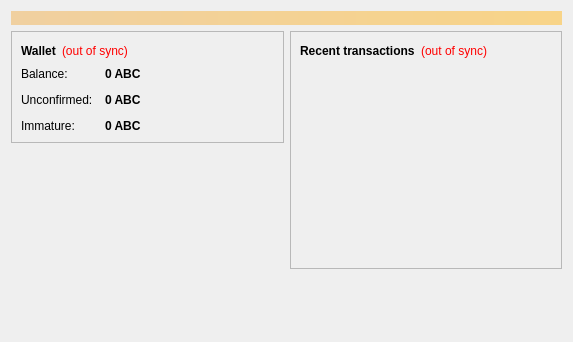
<?xml version="1.0" encoding="UTF-8"?>
<ui version="4.0">
 <class>OverviewPage</class>
 <widget class="QWidget" name="OverviewPage">
  <property name="geometry">
   <rect>
    <x>0</x>
    <y>0</y>
    <width>573</width>
    <height>342</height>
   </rect>
  </property>
  <property name="windowTitle">
   <string>Form</string>
  </property>
  <layout class="QVBoxLayout" name="topLayout">
   <item>
    <widget class="QLabel" name="labelAlerts">
     <property name="visible">
      <bool>false</bool>
     </property>
     <property name="styleSheet">
      <string notr="true">background-color: qlineargradient(x1: 0, y1: 0, x2: 1, y2: 0, stop:0 #F0D0A0, stop:1 #F8D488); color:#000000;</string>
     </property>
     <property name="wordWrap">
      <bool>true</bool>
     </property>
     <property name="margin">
      <number>3</number>
     </property>
    </widget>
   </item>
   <item>
    <layout class="QHBoxLayout" name="horizontalLayout" stretch="1,1">
     <item>
      <layout class="QVBoxLayout" name="verticalLayout_2">
       <item>
        <widget class="QFrame" name="frame">
         <property name="frameShape">
          <enum>QFrame::StyledPanel</enum>
         </property>
         <property name="frameShadow">
          <enum>QFrame::Raised</enum>
         </property>
         <layout class="QVBoxLayout" name="verticalLayout_4">
          <item>
           <layout class="QHBoxLayout" name="horizontalLayout_4">
            <item>
             <widget class="QLabel" name="label_5">
              <property name="font">
               <font>
                <weight>75</weight>
                <bold>true</bold>
               </font>
              </property>
              <property name="text">
               <string>Wallet</string>
              </property>
             </widget>
            </item>
            <item>
             <widget class="QLabel" name="labelWalletStatus">
              <property name="toolTip">
               <string>The displayed information may be out of date. Your wallet automatically synchronizes with the Abccoin network after a connection is established, but this process has not completed yet.</string>
              </property>
              <property name="styleSheet">
               <string notr="true">QLabel { color: red; }</string>
              </property>
              <property name="text">
               <string notr="true">(out of sync)</string>
              </property>
              <property name="alignment">
               <set>Qt::AlignLeading|Qt::AlignLeft|Qt::AlignVCenter</set>
              </property>
             </widget>
            </item>
            <item>
             <spacer name="horizontalSpacer_2">
              <property name="orientation">
               <enum>Qt::Horizontal</enum>
              </property>
              <property name="sizeHint" stdset="0">
               <size>
                <width>40</width>
                <height>20</height>
               </size>
              </property>
             </spacer>
            </item>
           </layout>
          </item>
          <item>
           <layout class="QFormLayout" name="formLayout_2">
            <property name="fieldGrowthPolicy">
             <enum>QFormLayout::AllNonFixedFieldsGrow</enum>
            </property>
            <property name="horizontalSpacing">
             <number>12</number>
            </property>
            <property name="verticalSpacing">
             <number>12</number>
            </property>
            <item row="0" column="0">
             <widget class="QLabel" name="label">
              <property name="text">
               <string>Balance:</string>
              </property>
             </widget>
            </item>
            <item row="0" column="1">
             <widget class="QLabel" name="labelBalance">
              <property name="font">
               <font>
                <weight>75</weight>
                <bold>true</bold>
               </font>
              </property>
              <property name="cursor">
               <cursorShape>IBeamCursor</cursorShape>
              </property>
              <property name="toolTip">
               <string>Your current balance</string>
              </property>
              <property name="text">
               <string notr="true">0 ABC</string>
              </property>
              <property name="textInteractionFlags">
               <set>Qt::LinksAccessibleByMouse|Qt::TextSelectableByKeyboard|Qt::TextSelectableByMouse</set>
              </property>
             </widget>
            </item>
            <item row="1" column="0">
             <widget class="QLabel" name="label_3">
              <property name="text">
               <string>Unconfirmed:</string>
              </property>
             </widget>
            </item>
            <item row="1" column="1">
             <widget class="QLabel" name="labelUnconfirmed">
              <property name="font">
               <font>
                <weight>75</weight>
                <bold>true</bold>
               </font>
              </property>
              <property name="cursor">
               <cursorShape>IBeamCursor</cursorShape>
              </property>
              <property name="toolTip">
               <string>Total of transactions that have yet to be confirmed, and do not yet count toward the current balance</string>
              </property>
              <property name="text">
               <string notr="true">0 ABC</string>
              </property>
              <property name="textInteractionFlags">
               <set>Qt::LinksAccessibleByMouse|Qt::TextSelectableByKeyboard|Qt::TextSelectableByMouse</set>
              </property>
             </widget>
            </item>
            <item row="2" column="0">
             <widget class="QLabel" name="labelImmatureText">
              <property name="text">
               <string>Immature:</string>
              </property>
             </widget>
            </item>
            <item row="2" column="1">
             <widget class="QLabel" name="labelImmature">
              <property name="font">
               <font>
                <weight>75</weight>
                <bold>true</bold>
               </font>
              </property>
              <property name="toolTip">
               <string>Mined balance that has not yet matured</string>
              </property>
              <property name="text">
               <string notr="true">0 ABC</string>
              </property>
              <property name="textInteractionFlags">
               <set>Qt::LinksAccessibleByMouse|Qt::TextSelectableByKeyboard|Qt::TextSelectableByMouse</set>
              </property>
             </widget>
            </item>
           </layout>
          </item>
         </layout>
        </widget>
       </item>
       <item>
        <spacer name="verticalSpacer">
         <property name="orientation">
          <enum>Qt::Vertical</enum>
         </property>
         <property name="sizeHint" stdset="0">
          <size>
           <width>20</width>
           <height>40</height>
          </size>
         </property>
        </spacer>
       </item>
      </layout>
     </item>
     <item>
      <layout class="QVBoxLayout" name="verticalLayout_3">
       <item>
        <widget class="QFrame" name="frame_2">
         <property name="frameShape">
          <enum>QFrame::StyledPanel</enum>
         </property>
         <property name="frameShadow">
          <enum>QFrame::Raised</enum>
         </property>
         <layout class="QVBoxLayout" name="verticalLayout">
          <item>
           <layout class="QHBoxLayout" name="horizontalLayout_2">
            <item>
             <widget class="QLabel" name="label_4">
              <property name="text">
               <string>&lt;b&gt;Recent transactions&lt;/b&gt;</string>
              </property>
             </widget>
            </item>
            <item>
             <widget class="QLabel" name="labelTransactionsStatus">
              <property name="toolTip">
               <string>The displayed information may be out of date. Your wallet automatically synchronizes with the Abccoin network after a connection is established, but this process has not completed yet.</string>
              </property>
              <property name="styleSheet">
               <string notr="true">QLabel { color: red; }</string>
              </property>
              <property name="text">
               <string notr="true">(out of sync)</string>
              </property>
              <property name="alignment">
               <set>Qt::AlignRight|Qt::AlignTrailing|Qt::AlignVCenter</set>
              </property>
             </widget>
            </item>
            <item>
             <spacer name="horizontalSpacer">
              <property name="orientation">
               <enum>Qt::Horizontal</enum>
              </property>
              <property name="sizeHint" stdset="0">
               <size>
                <width>40</width>
                <height>20</height>
               </size>
              </property>
             </spacer>
            </item>
           </layout>
          </item>
          <item>
           <widget class="QListView" name="listTransactions">
            <property name="styleSheet">
             <string notr="true">QListView { background: transparent; }</string>
            </property>
            <property name="frameShape">
             <enum>QFrame::NoFrame</enum>
            </property>
            <property name="verticalScrollBarPolicy">
             <enum>Qt::ScrollBarAlwaysOff</enum>
            </property>
            <property name="horizontalScrollBarPolicy">
             <enum>Qt::ScrollBarAlwaysOff</enum>
            </property>
            <property name="selectionMode">
             <enum>QAbstractItemView::NoSelection</enum>
            </property>
           </widget>
          </item>
         </layout>
        </widget>
       </item>
       <item>
        <spacer name="verticalSpacer_2">
         <property name="orientation">
          <enum>Qt::Vertical</enum>
         </property>
         <property name="sizeHint" stdset="0">
          <size>
           <width>20</width>
           <height>40</height>
          </size>
         </property>
        </spacer>
       </item>
      </layout>
     </item>
    </layout>
   </item>
  </layout>
 </widget>
 <resources/>
 <connections/>
</ui>
